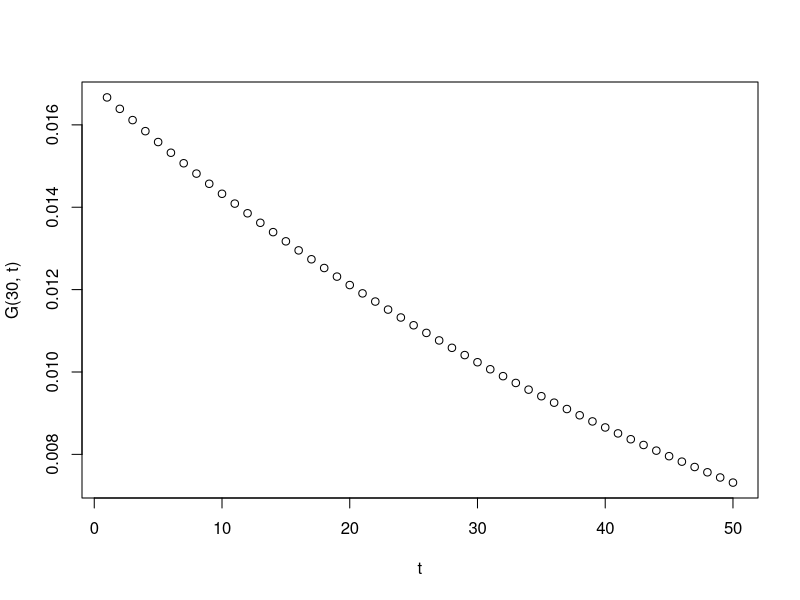
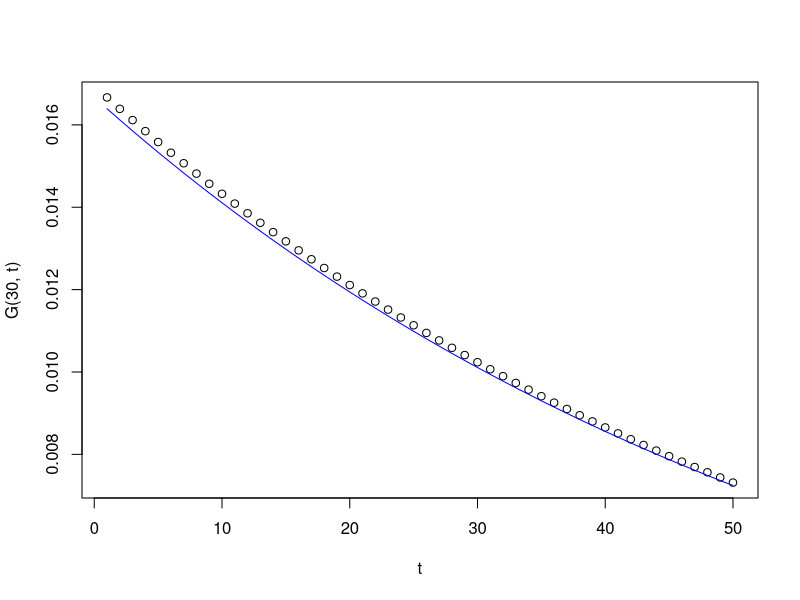
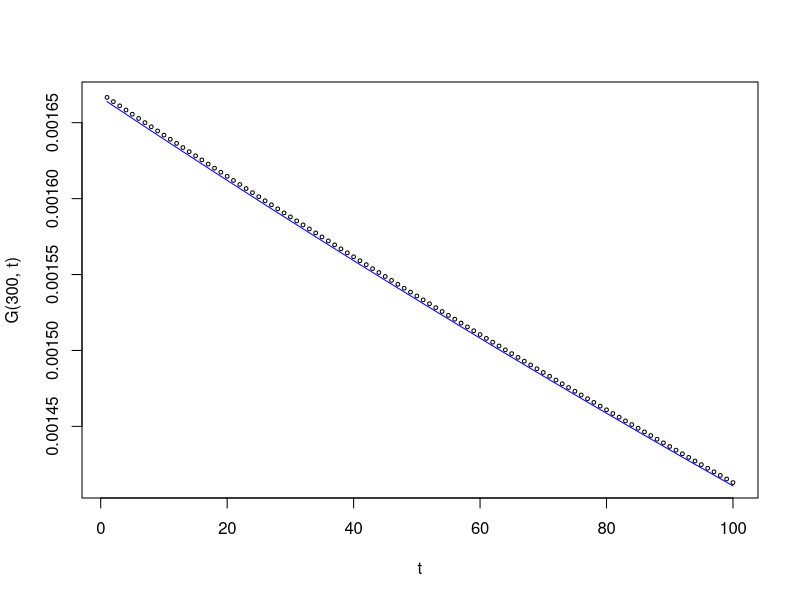

Recreate these plots in R, in order.
## ---- chunk 1
G <- function(N, t) {
  (1 - (1 / (2 * N)))^(t - 1) * (1 / (2 * N) )
}
## ---- chunk 2
t <- 1:50
plot(t, G(30, t))
## ---- chunk 3
E <- function(N, t) {
  (1 / (2 * N)) * exp(-t / (2 * N))
}
## ---- chunk 4
plot(t, G(30, t))
lines(t, E(30, t), col = "blue")
## ---- chunk 5
t <- 1:100
plot(t, G(300, t), cex = 0.5)
lines(t, E(300, t), col = "blue")
